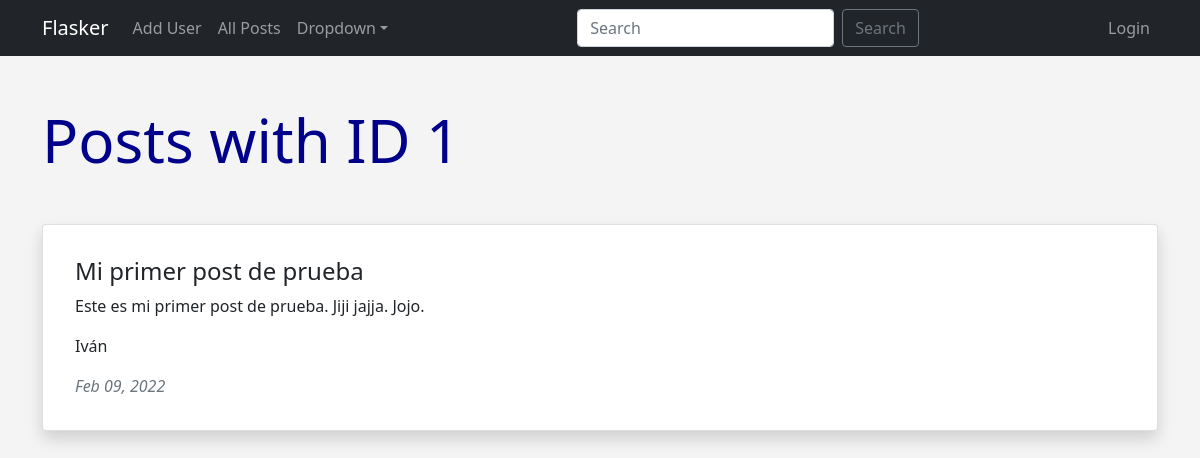
Page /show-post/1 on the committed database.
### app.py (models this page shows, shortened)
class Posts(db.Model):
    id = db.Column(db.Integer, primary_key=True)
    title = db.Column(db.String(100), nullable=False)
    slug = db.Column(db.String(100), nullable=False, unique=True)
    author = db.Column(db.Integer, db.ForeignKey('users.id'))
    content = db.Column(db.Text, nullable=False)
    date_posted = db.Column(db.DateTime, default=datetime.utcnow)

class Users(db.Model, UserMixin):
    id = db.Column(db.Integer, primary_key=True)
    name = db.Column(db.String(50), nullable=False)
    email = db.Column(db.String(50), nullable=False, unique=True)
    favorite_color = db.Column(db.String(50))
    date_added = db.Column(db.DateTime, default=datetime.utcnow)
    password_hash = db.Column(db.String(128))
    posts = db.relationship('Posts', backref='post_author', lazy=True)
    @property
    def password(self):
        raise AttributeError('Password is not a readable attribute')

### app.py (the view)
@app.route('/show-post/<int:id>')
def show_post(id):
    post = Posts.query.get_or_404(id)
    return render_template('show_post.html', post=post)

### templates/show_post.html (shortened to what this page needs)
{% extends 'base.html' %}
{% block content %}
<h1 class="my-5">Posts with ID {{ post.id }}</h1>
<div class="card shadow p-3 my-5 bg-body rounded">
    <div class="card-body">
        <h4 class="card-title">{{ post.title }}</h4>
        <p class="card-text">{{ post.content }}</p>
        <p class="card-text">{{ post.post_author.name }}</p>
        <p class="card-text text-muted fst-italic">{{ post.date_posted.strftime('%b %d, %Y') }}</p>
    </div>
</div>
{% endblock content %}

### static/css/style.css (style rules this page uses)
h1 { color: darkblue; font-size: 60px; }
body { background-color: #f4f4f4; }

### rows in the picture
Posts: id "1", title "Mi primer post de prueba", content "Este es mi primer post de prueba. Jiji jajja. Jojo.", date_posted "Feb 09, 2022"
Users: post_author.name "Iván"
